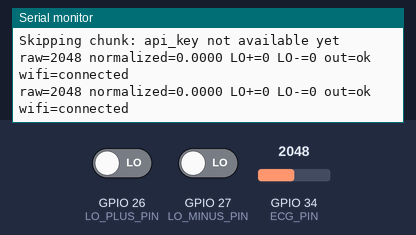
The sketch below on a simulated ESP32. On the bench: the last lines printed to the serial monitor. The inputs (shaded band) are chosen by the test bench; at power-on: GPIO 34 (ECG_PIN) = 2048, GPIO 26 (LO_PLUS_PIN) LOW, GPIO 27 (LO_MINUS_PIN) LOW (analog values on the 0–4095 scale). WiFi joins after 1.5 s; servers stay silent unless stated; uploads are accepted with an empty reply.

Above: at 9.3 s.
9.4 s: GPIO 34 (ECG_PIN) set to 2
At 10.7 s:
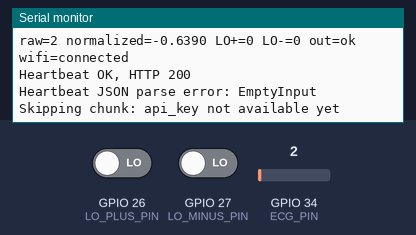
10.9 s: GPIO 34 (ECG_PIN) set to 5
At 11.9 s:
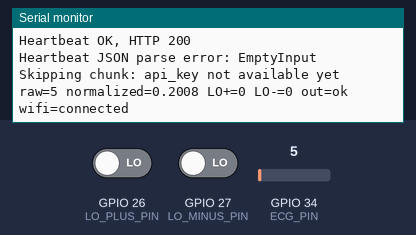
Timing chart, 0 to 13.9 s (numbered marks = the images above; inputs shaded):
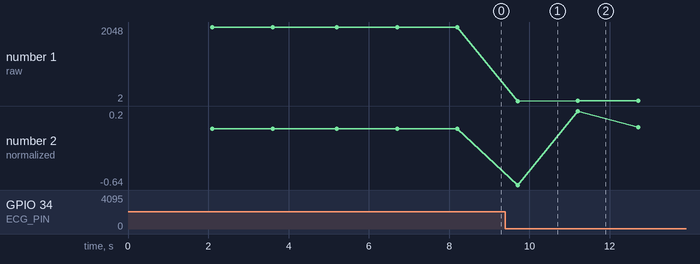

Measured:
- the behaviour switches between 3 and 4 on GPIO 34 (ECG_PIN) (found by bisection; images 1 and 2)
- after the input at 9.4 s, the serial monitor: prints a new line after 0.31 s (image 1)
- after the input at 10.9 s, the serial monitor: prints a new line after 0.31 s (image 2)
- plotted number 1: 2048 → 2 after the input at 9.4 s, 2 → 5 after the input at 10.9 s
- plotted number 2: 0 → -0.64 after the input at 9.4 s

The sketch:

CardioSenseESP32.ino
```cpp
#include <WiFi.h>
#include <HTTPClient.h>
#include <ArduinoJson.h>

// -------------------- User Config --------------------
const char* WIFI_SSID = "NOOPUR Y.";
const char* WIFI_PASS = "1206NOOPUR";

const char* API_BASE = "https://cardio-sense-final.vercel.app"; // no trailing slash
const char* DEVICE_ID = "ESP32_001";
const char* DEVICE_ENROLLMENT_KEY = "cardiosense-enroll-esp32-001-2026";

const int ECG_PIN = 34;          // AD8232 analog output pin
const int LO_PLUS_PIN = 26;      // AD8232 LO+ pin (optional)
const int LO_MINUS_PIN = 27;     // AD8232 LO- pin (optional)

const int SAMPLE_RATE = 360;     // Must match backend expectation
const int CHUNK_SIZE = 60;       // Backend requires exactly 60 samples
const int HEARTBEAT_MS = 5000;   // Send heartbeat every 5s
const bool ENABLE_SERIAL_DEBUG = true;
const int DEBUG_PRINT_MS = 1500;
const int WIFI_RETRY_DELAY_MS = 400;
const int WIFI_CONNECT_TIMEOUT_MS = 15000;
const int WIFI_RECONNECT_INTERVAL_MS = 3000;
const int NO_API_KEY_LOG_MS = 5000;
const float ECG_BASELINE_ALPHA = 0.008f;
const float ECG_GAIN = 4.0f;
const float ECG_CLIP = 1.8f;
const int RAW_ZERO_THRESHOLD = 3;
const int RAW_ZERO_STREAK_LIMIT = 120;
const int ADC_SAMPLES_PER_POINT = 4;
const float DC_BLOCK_R = 0.995f;
const float LP_ALPHA = 0.22f;
// -----------------------------------------------------

float ecgChunk[CHUNK_SIZE];
int chunkIndex = 0;
unsigned long lastHeartbeat = 0;
unsigned long nextSampleMicros = 0;
unsigned long lastDebugPrint = 0;
unsigned long lastWifiReconnectAttempt = 0;
unsigned long lastNoApiKeyLog = 0;
unsigned long lastUploadOkLog = 0;
unsigned long uploadOkCount = 0;
String runtimeApiKey = "";
bool baselineInitialized = false;
float baselineEma = 0.0f;
unsigned long rawZeroStreak = 0;
float prevRawNorm = 0.0f;
float prevDcBlocked = 0.0f;
float lpState = 0.0f;

bool hasValidEnrollmentKey() {
  return String(DEVICE_ENROLLMENT_KEY) != "SET_DEVICE_ENROLLMENT_KEY";
}

float normalizeSample(int raw) {
  // Keep waveform real: baseline removal + light filtering for cleaner morphology.
  if (!baselineInitialized) {
    baselineEma = (float)raw;
    baselineInitialized = true;
  }

  baselineEma += ECG_BASELINE_ALPHA * ((float)raw - baselineEma);
  float centered = ((float)raw - baselineEma) / 2048.0f;

  // DC-block filter to suppress slow baseline wander from motion/breathing.
  float dcBlocked = centered - prevRawNorm + DC_BLOCK_R * prevDcBlocked;
  prevRawNorm = centered;
  prevDcBlocked = dcBlocked;

  // Light low-pass smoothing to reduce high-frequency noise.
  lpState += LP_ALPHA * (dcBlocked - lpState);

  float amplified = lpState * ECG_GAIN;

  if (amplified > ECG_CLIP) return ECG_CLIP;
  if (amplified < -ECG_CLIP) return -ECG_CLIP;
  return amplified;
}

bool leadsConnected() {
  int loPlus = digitalRead(LO_PLUS_PIN);
  int loMinus = digitalRead(LO_MINUS_PIN);
  // AD8232 lead-off pins HIGH generally indicate disconnected electrodes
  return !(loPlus == HIGH || loMinus == HIGH);
}

void updateSignalPathHealth(int raw) {
  if (raw <= RAW_ZERO_THRESHOLD) {
    rawZeroStreak += 1;
  } else {
    rawZeroStreak = 0;
  }
}

bool outputWireConnected() {
  // If AD8232 OUT is disconnected from ESP32 ADC, raw often stays at 0 for long streaks.
  return rawZeroStreak < RAW_ZERO_STREAK_LIMIT;
}

bool sensorConnected() {
  return leadsConnected() && outputWireConnected();
}

void debugPrintSample(int raw, float normalized) {
  if (!ENABLE_SERIAL_DEBUG) {
    return;
  }

  unsigned long nowMs = millis();
  if (nowMs - lastDebugPrint < DEBUG_PRINT_MS) {
    return;
  }

  lastDebugPrint = nowMs;
  int loPlus = digitalRead(LO_PLUS_PIN);
  int loMinus = digitalRead(LO_MINUS_PIN);
  Serial.print("raw=");
  Serial.print(raw);
  Serial.print(" normalized=");
  Serial.print(normalized, 4);
  Serial.print(" LO+=");
  Serial.print(loPlus);
  Serial.print(" LO-=");
  Serial.print(loMinus);
  Serial.print(" out=");
  Serial.print(outputWireConnected() ? "ok" : "disconnected");
  Serial.print(" wifi=");
  Serial.println(WiFi.status() == WL_CONNECTED ? "connected" : "disconnected");
}

bool connectWifi() {
  WiFi.mode(WIFI_STA);
  if (WiFi.status() != WL_CONNECTED) {
    WiFi.begin(WIFI_SSID, WIFI_PASS);
  }

  unsigned long startMs = millis();
  while (WiFi.status() != WL_CONNECTED && millis() - startMs < WIFI_CONNECT_TIMEOUT_MS) {
    if (ENABLE_SERIAL_DEBUG) {
      Serial.println("Connecting to WiFi...");
    }
    delay(WIFI_RETRY_DELAY_MS);
  }

  bool connected = WiFi.status() == WL_CONNECTED;
  if (ENABLE_SERIAL_DEBUG) {
    Serial.println(connected ? "WiFi connected" : "WiFi connect timeout");
  }
  return connected;
}

bool postJson(const String& url, const String& payload, String* responseBody = nullptr, int* statusCode = nullptr) {
  HTTPClient http;
  http.begin(url);
  http.addHeader("Content-Type", "application/json");
  int code = http.POST((uint8_t*)payload.c_str(), payload.length());
  if (responseBody) {
    *responseBody = http.getString();
  }
  if (statusCode) *statusCode = code;
  http.end();
  return code >= 200 && code < 300;
}

void sendHeartbeat() {
  if (runtimeApiKey.length() == 0 && !hasValidEnrollmentKey()) {
    if (ENABLE_SERIAL_DEBUG) {
      Serial.println("Enrollment key is still placeholder. Set DEVICE_ENROLLMENT_KEY first.");
    }
    return;
  }

  StaticJsonDocument<384> doc;
  doc["device_id"] = DEVICE_ID;
  if (runtimeApiKey.length() > 0) {
    doc["api_key"] = runtimeApiKey;
  } else {
    doc["enrollment_key"] = DEVICE_ENROLLMENT_KEY;
  }
  bool connected = sensorConnected();
  doc["sensor_connected"] = connected;
  doc["sampling_rate"] = SAMPLE_RATE;
  doc["signal_strength"] = WiFi.RSSI() > -100 ? (WiFi.RSSI() + 100) : 0; // rough 0..60+
  doc["battery"] = 100; // replace with real battery telemetry if available

  String body;
  serializeJson(doc, body);

  String response;
  int code = 0;
  if (!postJson(String(API_BASE) + "/api/devices/heartbeat", body, &response, &code)) {
    if (ENABLE_SERIAL_DEBUG) {
      Serial.print("Heartbeat failed, HTTP ");
      Serial.println(code);
      if (response.length() > 0) {
        Serial.print("Heartbeat error body: ");
        Serial.println(response);
      }
    }
    return;
  }

  if (ENABLE_SERIAL_DEBUG) {
    Serial.print("Heartbeat OK, HTTP ");
    Serial.println(code);
  }

  StaticJsonDocument<256> resDoc;
  DeserializationError parseErr = deserializeJson(resDoc, response);
  if (parseErr == DeserializationError::Ok) {
    const char* apiKey = resDoc["api_key"] | "";
    if (strlen(apiKey) > 0) {
      runtimeApiKey = String(apiKey);
      if (ENABLE_SERIAL_DEBUG) {
        Serial.println("api_key received from heartbeat.");
      }
    } else if (ENABLE_SERIAL_DEBUG) {
      Serial.println("Heartbeat response has no api_key field.");
    }
  } else if (ENABLE_SERIAL_DEBUG) {
    Serial.print("Heartbeat JSON parse error: ");
    Serial.println(parseErr.c_str());
  }
}

void sendSensorChunk() {
  if (!sensorConnected() || runtimeApiKey.length() == 0) {
    if (ENABLE_SERIAL_DEBUG && millis() - lastNoApiKeyLog >= NO_API_KEY_LOG_MS) {
      if (runtimeApiKey.length() == 0) {
        Serial.println("Skipping chunk: api_key not available yet");
      } else if (!outputWireConnected()) {
        Serial.println("Skipping chunk: AD8232 OUT path appears disconnected");
      } else {
        Serial.println("Skipping chunk: sensor leads disconnected");
      }
      lastNoApiKeyLog = millis();
    }
    return;
  }

  StaticJsonDocument<4096> doc;
  doc["device_id"] = DEVICE_ID;
  doc["api_key"] = runtimeApiKey;
  JsonArray signal = doc.createNestedArray("signal");

  for (int i = 0; i < CHUNK_SIZE; i++) {
    signal.add(ecgChunk[i]);
  }

  String body;
  serializeJson(doc, body);

  int code = 0;
  postJson(String(API_BASE) + "/api/sensor/data", body, nullptr, &code);
  if (code >= 200 && code < 300) {
    uploadOkCount += 1;
    if (ENABLE_SERIAL_DEBUG && millis() - lastUploadOkLog >= 5000) {
      Serial.print("Sensor upload OK count=");
      Serial.println(uploadOkCount);
      lastUploadOkLog = millis();
    }
  }
  if (ENABLE_SERIAL_DEBUG && (code < 200 || code >= 300)) {
    Serial.print("Sensor upload failed, HTTP ");
    Serial.println(code);
  }
}

void setup() {
  if (ENABLE_SERIAL_DEBUG) {
    Serial.begin(115200);
    delay(500);
    Serial.println("CardioSense ESP32 starting...");
    if (!hasValidEnrollmentKey()) {
      Serial.println("Set DEVICE_ENROLLMENT_KEY. Current value is placeholder.");
    }
  }

  pinMode(LO_PLUS_PIN, INPUT);
  pinMode(LO_MINUS_PIN, INPUT);
  analogReadResolution(12);
  connectWifi();
  nextSampleMicros = micros();
}

void loop() {
  if (WiFi.status() != WL_CONNECTED) {
    unsigned long nowMs = millis();
    if (nowMs - lastWifiReconnectAttempt >= WIFI_RECONNECT_INTERVAL_MS) {
      connectWifi();
      lastWifiReconnectAttempt = nowMs;
    }
    delay(10);
    return;
  }

  unsigned long nowMs = millis();
  if (nowMs - lastHeartbeat >= HEARTBEAT_MS) {
    sendHeartbeat();
    lastHeartbeat = nowMs;
  }

  unsigned long nowUs = micros();
  unsigned long sampleIntervalUs = 1000000UL / SAMPLE_RATE;

  if ((long)(nowUs - nextSampleMicros) >= 0) {
    long rawAcc = 0;
    for (int i = 0; i < ADC_SAMPLES_PER_POINT; i++) {
      rawAcc += analogRead(ECG_PIN);
    }
    int raw = (int)(rawAcc / ADC_SAMPLES_PER_POINT);
    updateSignalPathHealth(raw);
    float normalized = normalizeSample(raw);
    ecgChunk[chunkIndex++] = normalized;
    debugPrintSample(raw, normalized);
    nextSampleMicros += sampleIntervalUs;

    if (chunkIndex >= CHUNK_SIZE) {
      sendSensorChunk();
      chunkIndex = 0;
    }
  }
}
```
